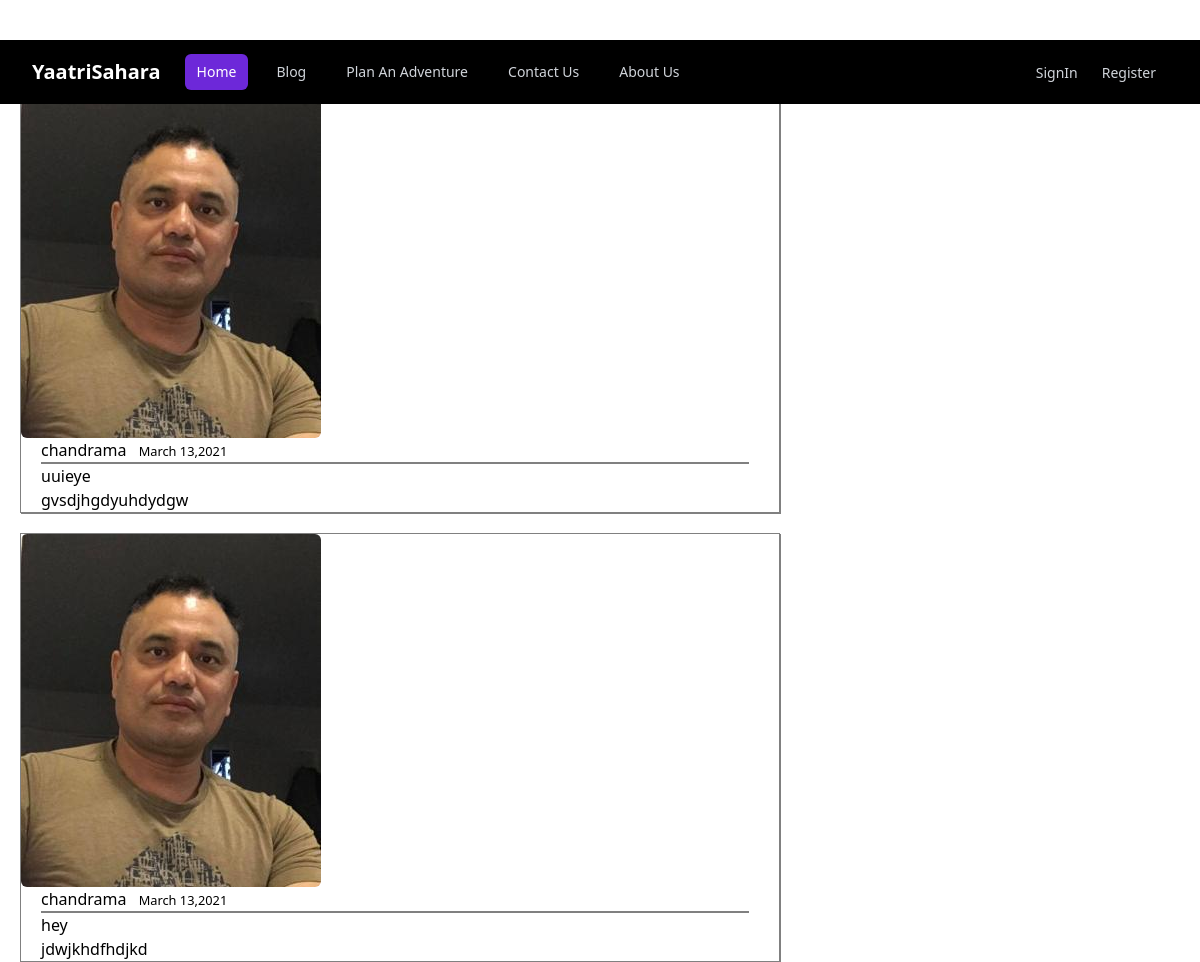
Before: /user/chandrama with the older database file.
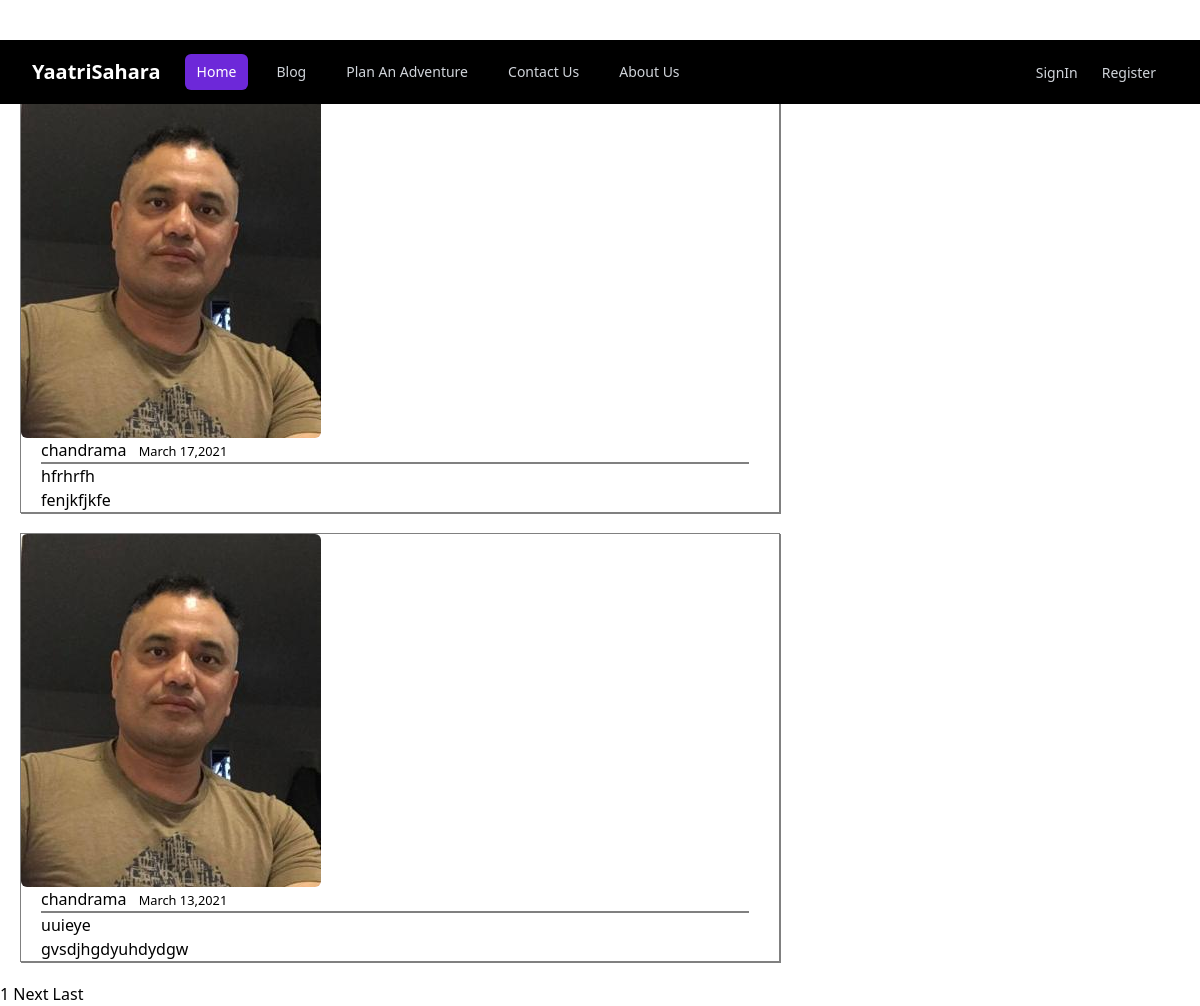
After: the same page with the newer database file.
### yaatri/models.py (models this page shows, shortened)
class Post(models.Model):
    title=models.CharField(max_length=100)
    content=models.TextField()
    date_posted=models.DateTimeField(default=timezone.now)
    author=models.ForeignKey(User,on_delete=models.CASCADE)

### users/models.py (models this page shows, shortened)
class Profile(models.Model):
    user=models.OneToOneField(User,on_delete=models.CASCADE)
    image=models.ImageField(default='default.jpg',upload_to='profile_pics')

### yaatri/views.py (the view)
# urls.py: path('user/<str:username>', UserPostListView.as_view(),name='user-posts'),
class UserPostListView(ListView):
    model=Post
    template_name = 'yaatri/user_posts.html'
    context_object_name = 'posts'
    paginate_by=2
    def get_queryset(self):
        user=get_object_or_404(User,username=self.kwargs.get('username'))
        return Post.objects.filter(author=user).order_by('-date_posted')

### yaatri/templates/yaatri/user_posts.html (shortened to what this page needs)
{% include 'yaatri/base.html' %}
{% block css %}
<link rel="stylesheet" href="/static/css/blog.css">
{% endblock css %}
{% block blog %}
<div class="container">
    <h1>Posts by {{ view.kwargs.username }} ({{ page_obj.paginator.count }})</h1>
    {% for post in posts %}
     <article class="sub-container" >
         <img class="rounded-md" src="{{post.author.profile.image.url}}" alt="">
          <div class="sub-subcont">
            <div class=" underline" >
              <a class="mr-2" href="{% url 'user-posts' post.author.username %}">{{ post.author }}</a>
              <small class="text-muted">{{ post.date_posted|date:"F d,Y" }}</small>
            </div>
            <h2><a  href="{% url 'post-detail' post.id %}">{{ post.title }}</a></h2>
            <p >{{ post.content }}</p>
          </div>
     </article>
    {% endfor %}
    {% if is_paginated %}
        {% for num in page_obj.paginator.page_range %}
            {% if page_obj.number == num %}
                <a href="?page={{num}}">{{ num }}</a>
            {% endif %}
        {% endfor %}
        {% if page_obj.has_next %}
            <a href="?page={{ page_obj.next_page_number }}">Next</a>
            <a href="?page={{ page_obj.paginator.num_pages }}">Last</a>
        {% endif %}
    {% endif %}
</div>
{% endblock blog %}

Changed rows visible on the page:
no longer on this page (row unchanged): Post: author.profile.image (picture), author "chandrama", date_posted "March 13,2021", title "hey", content "jdwjkhdfhdjkd"
added Post: author.profile.image (picture), author "chandrama", date_posted "March 17,2021", title "hfrhrfh", content "fenjkfjkfe"
Other visible differences:
new list line: "1"
text now shown: "Next Last"
